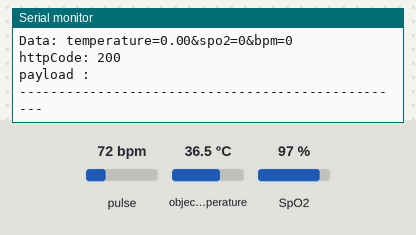
The sketch below on a simulated ESP32. Shown: the last lines printed to the serial monitor. The test bench sets the inputs (shaded band); at power-on: object temperature 36.5 °C, SpO2 97 %, pulse 72 bpm. WiFi joins after 1.5 s; servers stay silent unless stated; uploads are accepted with an empty reply.

Above: at 3.7 s.
3.8 s: object temperature set to 20 °C
At 11.9 s:
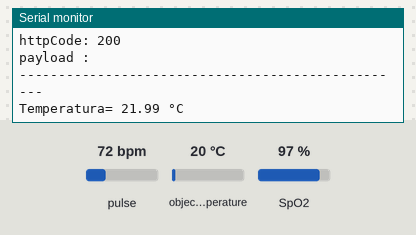
12.2 s: SpO2 set to 80 %
At 24.09 s:
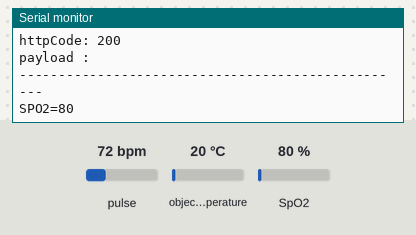

The sketch:

SPO2_BPM_TEMP_TO_LOCAL_HOST.ino
```cpp
#include <Wire.h>
#include "MAX30105.h"
#include "spo2_algorithm.h"
#include "heartRate.h"
#include <Adafruit_MLX90614.h>

#include <WiFi.h>
#include <HTTPClient.h>

String URL = "http://computer_ip/project_folder/test_data.php";

const char* ssid = "INFINITUM625C";
const char* password = "Mput9dausK";

// variables
float temperature;
int32_t spo2;
int beatAvg;

//***********************SPO2 VARIABLES**************************//
MAX30105 particleSensor;
#define MAX_BRIGHTNESS 255
uint32_t irBuffer[100];
uint32_t redBuffer[100];
int32_t bufferLength;
//int32_t spo2;
int8_t validSPO2;
int32_t heartRate;
int8_t validHeartRate;

//***********************BPM SENSOR VARIABLES**************************//
const byte RATE_SIZE = 4;
byte rates[RATE_SIZE];
byte rateSpot = 0;
long lastBeat = 0;
float beatsPerMinute;
//int beatAvg;

//***********************TEMP SENSOR VARIABLES**************************//
Adafruit_MLX90614 mlx = Adafruit_MLX90614(); //Se declara una variable u objeto para el sensor

unsigned long lastPrintTime = 0;
const unsigned long printInterval = 20000;
int state = 3;

void setup()
{
  Serial.begin(115200);
  connectWiFi();

  // Inicializar el sensor de temperatura
  //Serial.println("Iniciando MLX90614...");
  if (!mlx.begin()) {
    Serial.println("MLX90614 not found");
    while (1);
  }

}

void loop()
{
  if(WiFi.status() != WL_CONNECTED) {
    connectWiFi();
  }

  String postData = "temperature=" + String(temperature) + "&spo2=" + String(spo2) + "&bpm=" + String(beatAvg);

  HTTPClient http;
  http.begin(URL);

  int httpCode = http.POST(postData);
  String payload = http.getString();
  http.addHeader("Content-Type", "application/x-www-form-urlencoded");

  Serial.print("URL : "); Serial.println(URL);
  Serial.print("Data: "); Serial.println(postData);
  Serial.print("httpCode: "); Serial.println(httpCode);
  Serial.print("payload : "); Serial.println(payload);
  Serial.println("--------------------------------------------------");
  delay(5000);


  switch (state)
  {
    case 1:
      initSPO2Sensor(); // Llama a la función para inicializar el sensor de temperatura
      SPO2_measure();
      break;

    case 2:
      BPM_measure();
      break;

    case 3:
      tempMeasure();    // Llama la función para medir la temperatura
      state = 1;
      break;
  }
}

//***********************SPO2 CODE****************************//

void SPO2_measure()
{
    bufferLength = 100;

    // Leer las primeras 100 muestras
    for (byte i = 0; i < bufferLength; i++){
      while (particleSensor.available() == false)
        particleSensor.check();

      redBuffer[i] = particleSensor.getRed();
      irBuffer[i] = particleSensor.getIR();
      particleSensor.nextSample();
    }

    // Calcular frecuencia cardíaca y SpO2
    maxim_heart_rate_and_oxygen_saturation(irBuffer, bufferLength, redBuffer, &spo2, &validSPO2, &heartRate, &validHeartRate);

    // Mover las muestras y tomar nuevas
    for (byte i = 25; i < 100; i++) {
      redBuffer[i - 25] = redBuffer[i];
      irBuffer[i - 25] = irBuffer[i];
    }

    for (byte i = 75; i < 100; i++) {
      while (particleSensor.available() == false)
        particleSensor.check();

      redBuffer[i] = particleSensor.getRed();
      irBuffer[i] = particleSensor.getIR();
      particleSensor.nextSample();
    }

    maxim_heart_rate_and_oxygen_saturation(irBuffer, bufferLength, redBuffer, &spo2, &validSPO2, &heartRate, &validHeartRate);

    if (validSPO2 == 0){
      Serial.println("Invalid value");
    }

    unsigned long currentTime = millis();
    if (currentTime - lastPrintTime >= printInterval) {
      lastPrintTime = currentTime;
      if (validSPO2 == 1) {
        Serial.print(F("SPO2="));
        Serial.println(spo2, DEC);
        state = 2;
      }
    }
}

void BPM_measure()
{
  long irValue = particleSensor.getIR();

  if (checkForBeat(irValue) == true)
  {
    long delta = millis() - lastBeat;
    lastBeat = millis();

    beatsPerMinute = 60 / (delta / 1000.0);

    if (beatsPerMinute < 255 && beatsPerMinute > 20)
    {
      rates[rateSpot++] = (byte)beatsPerMinute;
      rateSpot %= RATE_SIZE;

      beatAvg = 0;
      for (byte x = 0 ; x < RATE_SIZE ; x++)
        beatAvg += rates[x];
      beatAvg /= RATE_SIZE;
    }
  }

  if (irValue < 50000)
    Serial.println("Invalid value");

  unsigned long currentTime = millis();
  if (currentTime - lastPrintTime >= printInterval) {
    lastPrintTime = currentTime;
    if (irValue >= 50000) {
      Serial.print("BPM=");
      Serial.println(beatAvg);
      resetProgram();   // Reinicia el programa
    }
  }
}

//***********************TEMP SENSOR FUNCTIONS**************************//

void initSPO2Sensor() {
  /*
  // Finalizar el sensor anterior
  Serial.println("Apagando MLX...");
  mlx.shutDown();
  delay(3000);
  */

  //***********************BPM/SPO2 SENSOR INITIALIZATION**************************//
  if (!particleSensor.begin(Wire, I2C_SPEED_FAST)){
    Serial.println("MAX30105 not found");
    while (1);
  }
  byte ledBrightness = 60;
  byte sampleAverage = 4;
  byte ledMode = 2;
  byte sampleRate = 100;
  int pulseWidth = 411;
  int adcRange = 4096;
  particleSensor.setup(ledBrightness, sampleAverage, ledMode, sampleRate, pulseWidth, adcRange);
  particleSensor.setPulseAmplitudeRed(0x0A);
  particleSensor.setPulseAmplitudeGreen(0);

}

void tempMeasure() {
  // Medir temperatura
  //Serial.print("Temp. . .");
  delay(3000);
  Serial.print("Temperatura= ");
  temperature = mlx.readObjectTempC() + 2;
  Serial.print(temperature); // Compensación de +2°C
  Serial.println(" °C");
  delay(3000);
}

void resetProgram() {
  Serial.println("Reiniciando");
  delay(1000);
  ESP.restart(); // Reinicia el ESP32
}

void connectWiFi() {
  WiFi.mode(WIFI_OFF);
  delay(1000);
  //This line hides the viewing of ESP as wifi hotspot
  WiFi.mode(WIFI_STA);

  WiFi.begin(ssid, password);
  Serial.println("Connecting to WiFi");

  while (WiFi.status() != WL_CONNECTED) {
    delay(500);
    Serial.print(".");
  }

  Serial.print("connected to : "); Serial.println(ssid);
  Serial.print("IP address: "); Serial.println(WiFi.localIP());
}
```

Measured:
- after the input at 3.8 s, the serial monitor: prints a new line after 6.9 s (image 1)
- after the input at 12.2 s, the serial monitor: prints a new line after 11.7 s (image 2)
